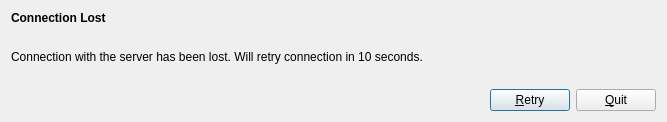
<?xml version="1.0" encoding="UTF-8"?>
<ui version="4.0">
 <class>Dialog</class>
 <widget class="QDialog" name="Dialog">
  <property name="geometry">
   <rect>
    <x>0</x>
    <y>0</y>
    <width>667</width>
    <height>122</height>
   </rect>
  </property>
  <property name="windowTitle">
   <string>Connection Lost</string>
  </property>
  <layout class="QVBoxLayout" name="verticalLayout">
   <item>
    <widget class="QLabel" name="uiTitle">
     <property name="sizePolicy">
      <sizepolicy hsizetype="Preferred" vsizetype="Fixed">
       <horstretch>0</horstretch>
       <verstretch>0</verstretch>
      </sizepolicy>
     </property>
     <property name="font">
      <font>
       <weight>75</weight>
       <bold>true</bold>
      </font>
     </property>
     <property name="text">
      <string>Connection Lost</string>
     </property>
    </widget>
   </item>
   <item>
    <widget class="QLabel" name="uiMessage">
     <property name="sizePolicy">
      <sizepolicy hsizetype="Preferred" vsizetype="Expanding">
       <horstretch>0</horstretch>
       <verstretch>0</verstretch>
      </sizepolicy>
     </property>
     <property name="text">
      <string>Connection with the server has been lost. Will retry connection in 10 seconds.</string>
     </property>
     <property name="wordWrap">
      <bool>true</bool>
     </property>
    </widget>
   </item>
   <item>
    <layout class="QHBoxLayout" name="horizontalLayout">
     <property name="sizeConstraint">
      <enum>QLayout::SetDefaultConstraint</enum>
     </property>
     <item>
      <spacer name="horizontalSpacer">
       <property name="orientation">
        <enum>Qt::Horizontal</enum>
       </property>
       <property name="sizeHint" stdset="0">
        <size>
         <width>40</width>
         <height>20</height>
        </size>
       </property>
      </spacer>
     </item>
     <item>
      <widget class="QPushButton" name="pushRetry">
       <property name="text">
        <string>&amp;Retry</string>
       </property>
       <property name="icon">
        <iconset resource="common.qrc">
         <normaloff>:/images/reload.png</normaloff>:/images/reload.png</iconset>
       </property>
      </widget>
     </item>
     <item>
      <widget class="QPushButton" name="pushQuit">
       <property name="text">
        <string>&amp;Quit</string>
       </property>
       <property name="icon">
        <iconset resource="common.qrc">
         <normaloff>:/images/exit.png</normaloff>:/images/exit.png</iconset>
       </property>
      </widget>
     </item>
    </layout>
   </item>
  </layout>
 </widget>
 <resources>
  <include location="common.qrc"/>
 </resources>
 <connections>
  <connection>
   <sender>pushQuit</sender>
   <signal>clicked()</signal>
   <receiver>Dialog</receiver>
   <slot>reject()</slot>
   <hints>
    <hint type="sourcelabel">
     <x>642</x>
     <y>102</y>
    </hint>
    <hint type="destinationlabel">
     <x>666</x>
     <y>1</y>
    </hint>
   </hints>
  </connection>
  <connection>
   <sender>pushRetry</sender>
   <signal>clicked()</signal>
   <receiver>Dialog</receiver>
   <slot>accept()</slot>
   <hints>
    <hint type="sourcelabel">
     <x>513</x>
     <y>101</y>
    </hint>
    <hint type="destinationlabel">
     <x>633</x>
     <y>2</y>
    </hint>
   </hints>
  </connection>
 </connections>
</ui>
